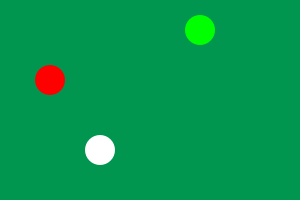
Frame 1 (no input)
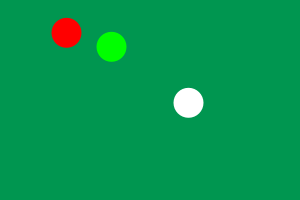
Frame 60 (the mouse pressed at the canvas centre just before this capture)
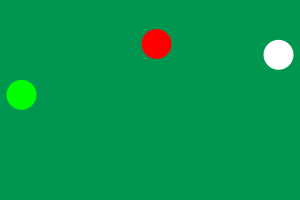
Frame 120 (the mouse held since frame 60 and released just before this capture)

The Processing sketch that drew these frames (run headless with seeded random() and noise(); from frame 60 on, the mouse is pressed at the canvas centre):

// Processing sketch: sketch_HanGyeolLee_3_Ball
// ── sketch_HanGyeolLee_3_Ball.pde
float r=15;
float speedX = 1.5;  
float speedY = 0.8; 

float x1=100; 
float y1=150; 
int directionX1 = 1; 
int directionY1 = -1; 

float x2=50; 
float y2=80; 
int directionX2=-1; 
int directionY2=-1; 

float x3=200; 
float y3=30; 
int directionX3=-1; 
int directionY3=-1; 

void setup() { 
  size(300, 200); 
  noStroke(); 
  smooth(); 
  ellipseMode(RADIUS); 
}
void draw() { 
  background(0, 150, 80); 
  
  //_________________________________________________________
  fill(255); 
  ellipse(x1, y1, r, r); 
  x1 += speedX*directionX1; 
  
  if((x1+r > width) || (x1-r < 0)) directionX1 = -directionX1; 
  y1 += speedY*directionY1; 
  
  if((y1+r > height) || (y1-r < 0)) directionY1 = -directionY1; 
  
  //_________________________________________________________
  fill(255, 0, 0); 
  ellipse(x2, y2, r, r); 
  
  x2 += speedX*directionX2; 
  
  if((x2+r > width) || (x2-r < 0)) directionX2 = -directionX2; 
  y2 += speedY*directionY2; 
  
  if((y2+r > height) || (y2-r < 0)) directionY2 = -directionY2; 
  //_________________________________________________________
  fill(0,255, 0); 
  ellipse(x3, y3, r, r); 
  
  x3 += speedX*directionX3; 
  
  if((x3+r > width)|| (x3-r < 0)) directionX3 = -directionX3; 
  y3 += speedY*directionY3; 
  
  if((y3+r > height) || (y3-r < 0)) directionY3 = -directionY3; 
  
  //_________________________________________________________

  float d12 = dist(x1, y1, x2, y2); 
  float d23 = dist(x2, y2, x3, y3); 
  float d31 = dist(x1, y1, x3, y3); 
  
  if(d12 < (r+r)) { 
    directionX1 = -directionX1; 
    directionY1 = -directionY1; 
    directionX2 = -directionX2;  
    directionY2 = -directionY2;  
  } 
    if(d23 < (r+r)) { 
    directionX2 = -directionX2; 
    directionY2 = -directionY2; 
    directionX3 = -directionX3;  
    directionY3 = -directionY3;  
  } 
    if(d31 < (r+r)) { 
    directionX1 = -directionX1; 
    directionY1 = -directionY1; 
    directionX3 = -directionX3;  
    directionY3 = -directionY3;  
  } 
}
